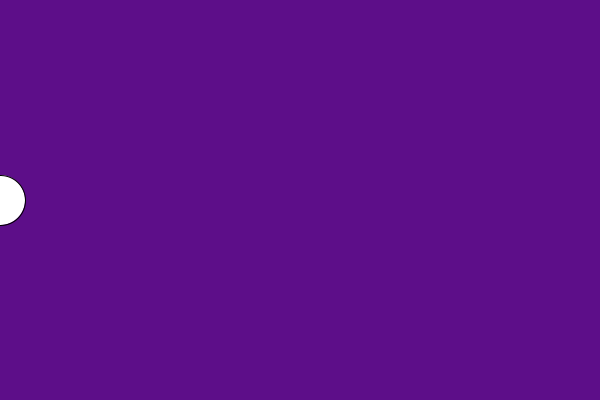
Frame 1 (no input)
Frame 60 (the mouse pressed at the canvas centre just before this capture): identical to frame 1, image omitted
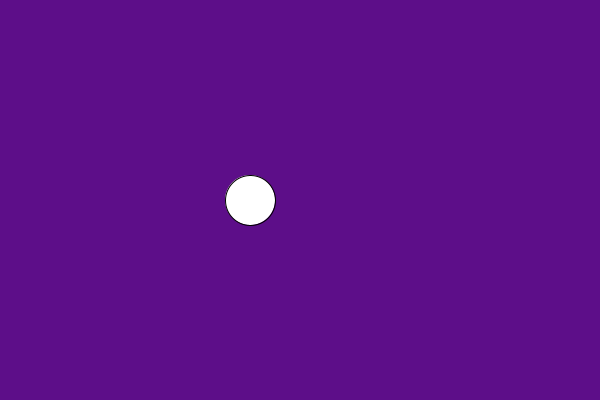
Frame 120 (the mouse held since frame 60 and released just before this capture)

The Processing sketch that drew these frames (run headless with seeded random() and noise(); from frame 60 on, the mouse is pressed at the canvas centre):

// Processing sketch: processing_81917
// ── processing_81917.pde

float xPosition = 0;
float xSpeed = 50;

void setup() {     // things such as canvus size and background colour goes here

  size(600, 400);
 
}

void draw() {   // moving objects and such go here


  background(93, 14, 137);             // resets the background - delete to leave pattern
  ellipse(xPosition, 200, 50, 50);     // x/y/height/width
  if (mousePressed)                    // causes the ball to move when the mouse is pressed
    xPosition = xPosition + xSpeed;    // the speed of how it travels left to right

  if (xPosition>width) {    // if xpostion is greater than width it will reset)
    xSpeed = -20;   // xPosition = 0; <-- makes it repeat
  }
  if (xPosition<0) {      //this makes it bounce back and forth using the -20 and 20

      xSpeed = 20;
  }
}
